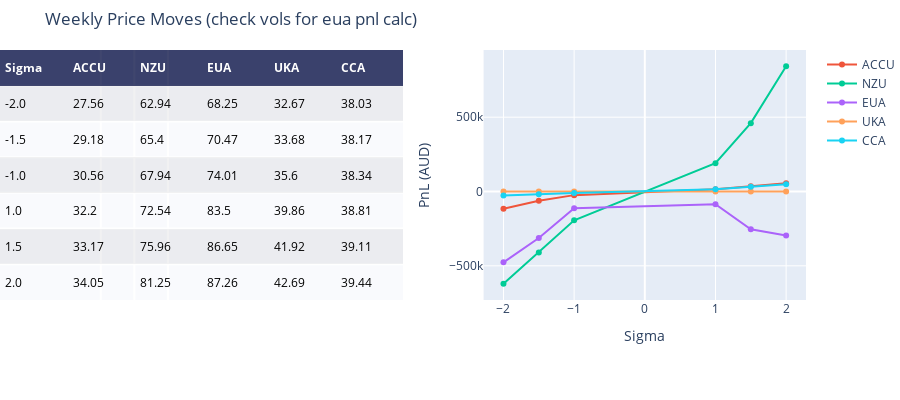

The notebook cell saved with this chart:
### Code cell
fig = ff.create_table(prices_weekly,height_constant=50)

for i in list(fig_weekly)[1:]:
    fig.add_trace(go.Scatter(x=fig_weekly.Sigma, y=fig_weekly[i], name=i, xaxis='x2', yaxis='y2'))
    fig.update_xaxes(tickvals=[-2,-1.5,-1,1,1.5,2])
    
fig.update_layout(
    title_text = 'Weekly Price Moves (check vols for eua pnl calc)',
    margin = {'t':50, 'b':100},
    xaxis = {'domain': [0, .5]},
    xaxis2 = {'domain': [0.6, 1.],'title':'Sigma'},
    yaxis2 = {'anchor': 'x2', 'title': 'PnL (AUD)'}
)

fig.show()

### Figure 1 — Plotly figure (JSON) as saved in the notebook; plotly's stock layout.template omitted (floating-point values rounded to 4 significant figures)
{"data": [{"colorscale": [[0, "#00083e"], [0.5, "#ededee"], [1, "#ffffff"]], "hoverinfo": "none", "opacity": 0.75, "showscale": false, "type": "heatmap", "z": [[0, 0, 0, 0, 0, 0], [0.5, 0.5, 0.5, 0.5, 0.5, 0.5], [1, 1, 1, 1, 1, 1], [0.5, 0.5, 0.5, 0.5, 0.5, 0.5], [1, 1, 1, 1, 1, 1], [0.5, 0.5, 0.5, 0.5, 0.5, 0.5], [1, 1, 1, 1, 1, 1]]}, {"name": "ACCU", "type": "scatter", "x": [-2, -1.5, -1, 1, 1.5, 2], "xaxis": "x2", "y": [-116400.0, -62630.0, -24410.0, 14660.0, 36080.0, 54820.0], "yaxis": "y2"}, {"name": "NZU", "type": "scatter", "x": [-2, -1.5, -1, 1, 1.5, 2], "xaxis": "x2", "y": [-620600.0, -410200.0, -193800.0, 190200.0, 460000.0, 842700.0], "yaxis": "y2"}, {"name": "EUA", "type": "scatter", "x": [-2, -1.5, -1, 1, 1.5, 2], "xaxis": "x2", "y": [-476500.0, -313100.0, -113300.0, -85030.0, -254300.0, -296400.0], "yaxis": "y2"}, {"name": "UKA", "type": "scatter", "x": [-2, -1.5, -1, 1, 1.5, 2], "xaxis": "x2", "y": [0, 0, 0, 0, 0, 0], "yaxis": "y2"}, {"name": "CCA", "type": "scatter", "x": [-2, -1.5, -1, 1, 1.5, 2], "xaxis": "x2", "y": [-26350.0, -18490.0, -9613.0, 15510.0, 31590.0, 49080.0], "yaxis": "y2"}], "layout": {"annotations": [{"align": "left", "font": {"color": "#ffffff"}, "showarrow": false, "text": "<b>Sigma</b>", "x": -0.45, "xanchor": "left", "xref": "x", "y": 0, "yref": "y"}, {"align": "left", "font": {"color": "#ffffff"}, "showarrow": false, "text": "<b>ACCU</b>", "x": 0.55, "xanchor": "left", "xref": "x", "y": 0, "yref": "y"}, {"align": "left", "font": {"color": "#ffffff"}, "showarrow": false, "text": "<b>NZU</b>", "x": 1.55, "xanchor": "left", "xref": "x", "y": 0, "yref": "y"}, {"align": "left", "font": {"color": "#ffffff"}, "showarrow": false, "text": "<b>EUA</b>", "x": 2.55, "xanchor": "left", "xref": "x", "y": 0, "yref": "y"}, {"align": "left", "font": {"color": "#ffffff"}, "showarrow": false, "text": "<b>UKA</b>", "x": 3.55, "xanchor": "left", "xref": "x", "y": 0, "yref": "y"}, {"align": "left", "font": {"color": "#ffffff"}, "showarrow": false, "text": "<b>CCA</b>", "x": 4.55, "xanchor": "left", "xref": "x", "y": 0, "yref": "y"}, {"align": "left", "font": {"color": "#000000"}, "showarrow": false, "text": "-2.0", "x": -0.45, "xanchor": "left", "xref": "x", "y": 1, "yref": "y"}, {"align": "left", "font": {"color": "#000000"}, "showarrow": false, "text": "27.56", "x": 0.55, "xanchor": "left", "xref": "x", "y": 1, "yref": "y"}, {"align": "left", "font": {"color": "#000000"}, "showarrow": false, "text": "62.94", "x": 1.55, "xanchor": "left", "xref": "x", "y": 1, "yref": "y"}, {"align": "left", "font": {"color": "#000000"}, "showarrow": false, "text": "68.25", "x": 2.55, "xanchor": "left", "xref": "x", "y": 1, "yref": "y"}, {"align": "left", "font": {"color": "#000000"}, "showarrow": false, "text": "32.67", "x": 3.55, "xanchor": "left", "xref": "x", "y": 1, "yref": "y"}, {"align": "left", "font": {"color": "#000000"}, "showarrow": false, "text": "38.03", "x": 4.55, "xanchor": "left", "xref": "x", "y": 1, "yref": "y"}, {"align": "left", "font": {"color": "#000000"}, "showarrow": false, "text": "-1.5", "x": -0.45, "xanchor": "left", "xref": "x", "y": 2, "yref": "y"}, {"align": "left", "font": {"color": "#000000"}, "showarrow": false, "text": "29.18", "x": 0.55, "xanchor": "left", "xref": "x", "y": 2, "yref": "y"}, {"align": "left", "font": {"color": "#000000"}, "showarrow": false, "text": "65.4", "x": 1.55, "xanchor": "left", "xref": "x", "y": 2, "yref": "y"}, {"align": "left", "font": {"color": "#000000"}, "showarrow": false, "text": "70.47", "x": 2.55, "xanchor": "left", "xref": "x", "y": 2, "yref": "y"}, {"align": "left", "font": {"color": "#000000"}, "showarrow": false, "text": "33.68", "x": 3.55, "xanchor": "left", "xref": "x", "y": 2, "yref": "y"}, {"align": "left", "font": {"color": "#000000"}, "showarrow": false, "text": "38.17", "x": 4.55, "xanchor": "left", "xref": "x", "y": 2, "yref": "y"}, {"align": "left", "font": {"color": "#000000"}, "showarrow": false, "text": "-1.0", "x": -0.45, "xanchor": "left", "xref": "x", "y": 3, "yref": "y"}, {"align": "left", "font": {"color": "#000000"}, "showarrow": false, "text": "30.56", "x": 0.55, "xanchor": "left", "xref": "x", "y": 3, "yref": "y"}, {"align": "left", "font": {"color": "#000000"}, "showarrow": false, "text": "67.94", "x": 1.55, "xanchor": "left", "xref": "x", "y": 3, "yref": "y"}, {"align": "left", "font": {"color": "#000000"}, "showarrow": false, "text": "74.01", "x": 2.55, "xanchor": "left", "xref": "x", "y": 3, "yref": "y"}, {"align": "left", "font": {"color": "#000000"}, "showarrow": false, "text": "35.6", "x": 3.55, "xanchor": "left", "xref": "x", "y": 3, "yref": "y"}, {"align": "left", "font": {"color": "#000000"}, "showarrow": false, "text": "38.34", "x": 4.55, "xanchor": "left", "xref": "x", "y": 3, "yref": "y"}, {"align": "left", "font": {"color": "#000000"}, "showarrow": false, "text": "1.0", "x": -0.45, "xanchor": "left", "xref": "x", "y": 4, "yref": "y"}, {"align": "left", "font": {"color": "#000000"}, "showarrow": false, "text": "32.2", "x": 0.55, "xanchor": "left", "xref": "x", "y": 4, "yref": "y"}, {"align": "left", "font": {"color": "#000000"}, "showarrow": false, "text": "72.54", "x": 1.55, "xanchor": "left", "xref": "x", "y": 4, "yref": "y"}, {"align": "left", "font": {"color": "#000000"}, "showarrow": false, "text": "83.5", "x": 2.55, "xanchor": "left", "xref": "x", "y": 4, "yref": "y"}, {"align": "left", "font": {"color": "#000000"}, "showarrow": false, "text": "39.86", "x": 3.55, "xanchor": "left", "xref": "x", "y": 4, "yref": "y"}, {"align": "left", "font": {"color": "#000000"}, "showarrow": false, "text": "38.81", "x": 4.55, "xanchor": "left", "xref": "x", "y": 4, "yref": "y"}, {"align": "left", "font": {"color": "#000000"}, "showarrow": false, "text": "1.5", "x": -0.45, "xanchor": "left", "xref": "x", "y": 5, "yref": "y"}, {"align": "left", "font": {"color": "#000000"}, "showarrow": false, "text": "33.17", "x": 0.55, "xanchor": "left", "xref": "x", "y": 5, "yref": "y"}, {"align": "left", "font": {"color": "#000000"}, "showarrow": false, "text": "75.96", "x": 1.55, "xanchor": "left", "xref": "x", "y": 5, "yref": "y"}, {"align": "left", "font": {"color": "#000000"}, "showarrow": false, "text": "86.65", "x": 2.55, "xanchor": "left", "xref": "x", "y": 5, "yref": "y"}, {"align": "left", "font": {"color": "#000000"}, "showarrow": false, "text": "41.92", "x": 3.55, "xanchor": "left", "xref": "x", "y": 5, "yref": "y"}, {"align": "left", "font": {"color": "#000000"}, "showarrow": false, "text": "39.11", "x": 4.55, "xanchor": "left", "xref": "x", "y": 5, "yref": "y"}, {"align": "left", "font": {"color": "#000000"}, "showarrow": false, "text": "2.0", "x": -0.45, "xanchor": "left", "xref": "x", "y": 6, "yref": "y"}, {"align": "left", "font": {"color": "#000000"}, "showarrow": false, "text": "34.05", "x": 0.55, "xanchor": "left", "xref": "x", "y": 6, "yref": "y"}, {"align": "left", "font": {"color": "#000000"}, "showarrow": false, "text": "81.25", "x": 1.55, "xanchor": "left", "xref": "x", "y": 6, "yref": "y"}, {"align": "left", "font": {"color": "#000000"}, "showarrow": false, "text": "87.26", "x": 2.55, "xanchor": "left", "xref": "x", "y": 6, "yref": "y"}, {"align": "left", "font": {"color": "#000000"}, "showarrow": false, "text": "42.69", "x": 3.55, "xanchor": "left", "xref": "x", "y": 6, "yref": "y"}, {"align": "left", "font": {"color": "#000000"}, "showarrow": false, "text": "39.44", "x": 4.55, "xanchor": "left", "xref": "x", "y": 6, "yref": "y"}], "height": 400, "margin": {"b": 100, "l": 0, "r": 0, "t": 50}, "title": {"text": "Weekly Price Moves (check vols for eua pnl calc)"}, "xaxis": {"domain": [0, 0.5], "dtick": 1, "gridwidth": 2, "showticklabels": false, "tick0": -0.5, "ticks": "", "tickvals": [-2, -1.5, -1, 1, 1.5, 2], "zeroline": false}, "xaxis2": {"domain": [0.6, 1], "title": {"text": "Sigma"}}, "yaxis": {"autorange": "reversed", "dtick": 1, "gridwidth": 2, "showticklabels": false, "tick0": 0.5, "ticks": "", "zeroline": false}, "yaxis2": {"anchor": "x2", "title": {"text": "PnL (AUD)"}}}}
